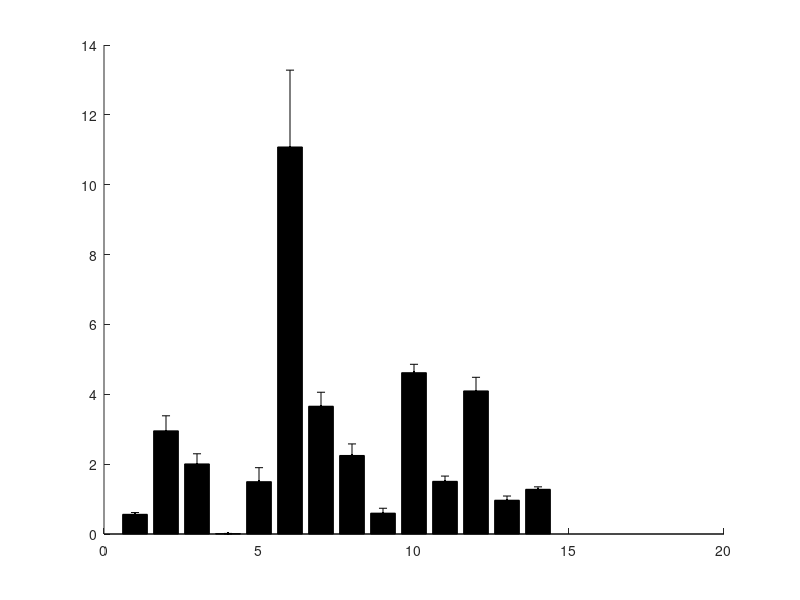

MATLAB code for this plot: (Note: this script raises an error after producing the figure.)
% PLOTTING cRGD2 biodistribution

% data
organs = {'blood','lungs','skin','fat','liver','kidney (cortex)',...
    'kidney (medulla)','spleen','pancreas','intestines','aorta',...
    'heart (infarct)','heart (normal)','eye'};
cRGD2_mean = [0.5640 2.9540 2.0066 0.01 1.49872 11.08024 3.65862...
    2.24877 0.5971 4.61878 1.50839 4.09656 0.9673 1.28];
cRGD2_err = [0.05 0.43 0.29 0.007 0.4 2.2 0.4 0.33 0.14 0.24 0.15 0.39 0.12 0.07];

% ploting data
figure;
hold on
bar(cRGD2_mean,'k');
errorbar(cRGD2_mean,cRGD2_err,'k.','LineWidth',2);
set(gca,'fontsize', 16);
set(gca,'Xtick',1:14);
set(gca,'XTickLabelRotation',45);
set(gca,'XTickLabel',organs);
grid on;
grid minor;
title('^{64}Cu-PEG_4-cRGD_2 BIODISTRIBUTION');
xlabel('Time (s)');
ylabel('Radioactivity (%I.D./g)');
legend('Cu-64-PEG4-cRGD2');
hold off

% END OF FILE